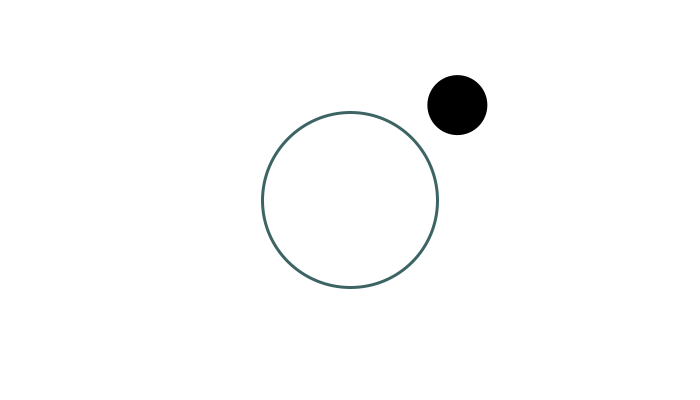
Frame 1 (no input)
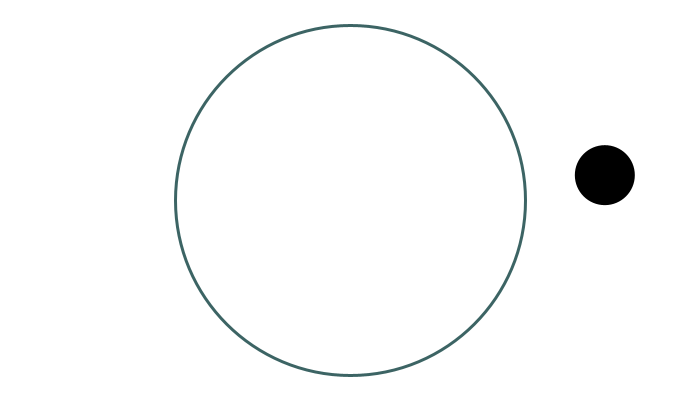
Frame 60 (the mouse pressed at the canvas centre just before this capture)
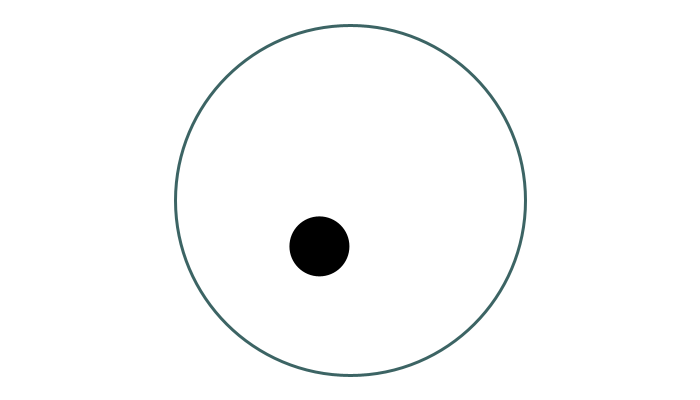
Frame 120 (the mouse held since frame 60 and released just before this capture)

The Processing sketch that drew these frames (run headless with seeded random() and noise(); from frame 60 on, the mouse is pressed at the canvas centre):

// Processing sketch: processing_42020
// ── processing_42020.pde

Ball ball;
MouseCursor mCursor;
 
void setup() {
  size(700,400);
  smooth();
   
  ball = new Ball();
   
  mCursor = new MouseCursor(); 
}

void draw() {
  background(255);   
  fill(0); 
  if(ball.pos.dist(mCursor.pos) < ball.rad + mCursor.rad) {
    bounce(ball,mCursor);
  }
  
  // rings
  noFill();
  stroke(60,100,100);
  strokeWeight(3);
  ellipse(350, 200, 175, 175);  
  
  mCursor.update();
  mCursor.display();
  
  ball.update();
  ball.display();
}

class Ball {
  PVector pos = new PVector();
  PVector vel = new PVector();
  float rad = 30;
  color c = 0;
   
  Ball() {
    pos.x = random(0,width);
    pos.y = random(0,height);
    vel.x = random(0,5);
    vel.y = random(0,5);
  }
   
  void update() {
   
    if (pos.y + rad > height) vel.y = abs(vel.y) * -1;
    if (pos.y - rad < 0)      vel.y = abs(vel.y);
    if (pos.x + rad > width)  vel.x = abs(vel.x) * -1;
    if (pos.x - rad < 0)      vel.x = abs(vel.x);
     
    pos.add(vel);
  }
   
  void display() {
    fill(c);
    noStroke();
    ellipseMode(RADIUS);
    ellipse(pos.x,pos.y,rad,rad);
  }
}

class MouseCursor extends Ball {
  MouseCursor() {
    vel.set(0,0,0);
    pos.x = mouseX;
    pos.y = mouseY;
    rad = 0;
  }
   
  void update() {
    pos.x = mouseX;
    pos.y = mouseY;
  }
}

void bounce(Ball ball, Ball mouse) {
  PVector ab = new PVector();
  ab.set(ball.pos);
  ab.sub(mouse.pos);
  ab.normalize();
  while(ball.pos.dist(mouse.pos) < ball.rad + mouse.rad) {
    ball.pos.add(ab);
  }
  
  PVector impact = new PVector();
  PVector impulse = new PVector();
  float impactSpeed;
   
  impact.set(ball.pos);
  impact.sub(mouse.pos);
   
  impulse.set(ab);
 
  impactSpeed = impulse.dot(impact);
   
  impulse.mult(sqrt(impactSpeed));
   
  ball.vel.add(impulse);
  mouse.vel.sub(impulse);  
}
